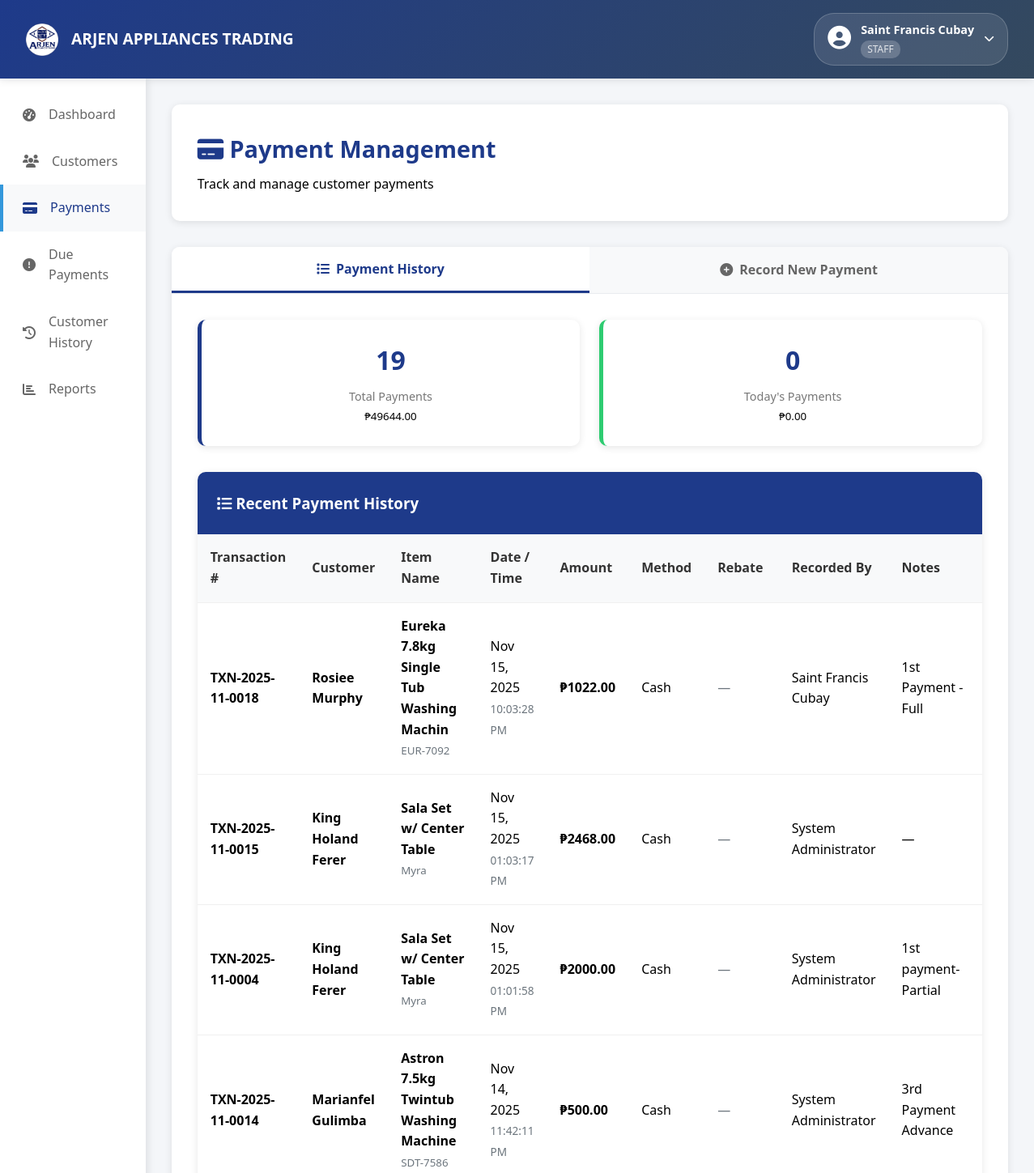
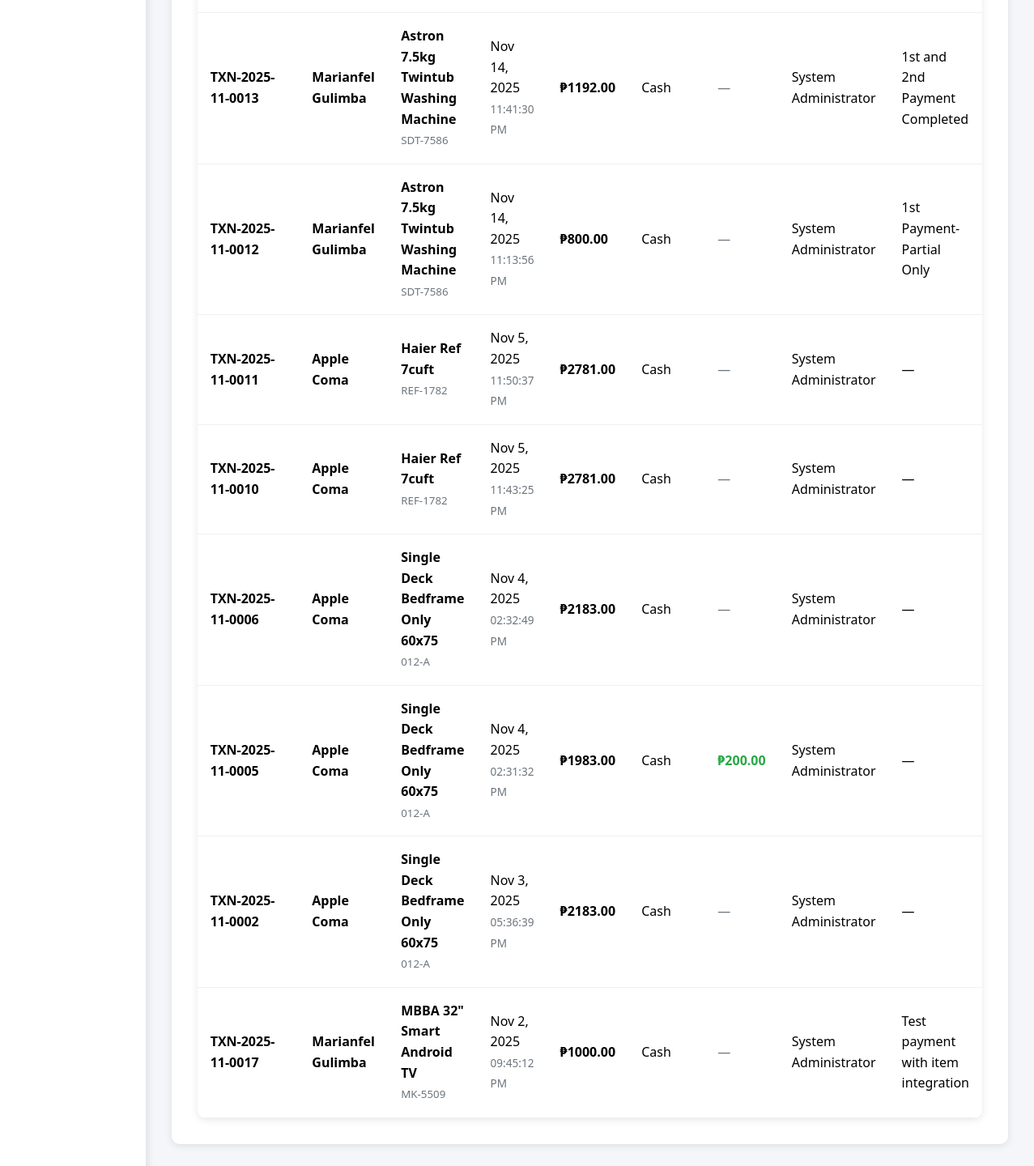
Page /payments/ (signed in) on the committed database (2 pictures, top to bottom).
### myapp/models.py (models this page shows, shortened)
class CustomUser(AbstractUser):
    ROLE_CHOICES = [
        ('admin', 'Admin'),
        ('staff', 'Staff'),
        ('customer', 'Customer'),
    ]
    STATUS_CHOICES = [
        ('active', 'Active'),
        ('inactive', 'Inactive'),
        ('pending', 'Pending'),
    ]
    full_name = models.CharField(max_length=100)
    phone = models.CharField(max_length=20, blank=True)
    role = models.CharField(max_length=10, choices=ROLE_CHOICES, default='customer')
    customer_id = models.IntegerField(null=True, blank=True)
    status = models.CharField(max_length=10, choices=STATUS_CHOICES, default='pending')
    last_login = models.DateTimeField(null=True, blank=True)
    created_at = models.DateTimeField(auto_now_add=True)
    updated_at = models.DateTimeField(auto_now=True)

class PaymentRecord(models.Model):
    customer = models.ForeignKey(Customer, on_delete=models.CASCADE, related_name='payment_records')
    customer_item = models.ForeignKey('CustomerItem', on_delete=models.CASCADE, null=True, blank=True, related_name='payments')
    payment_number = models.IntegerField(null=True, blank=True)
    payment_date = models.DateField(default=date.today)
    amount_paid = models.DecimalField(max_digits=10, decimal_places=2)
    payment_method = models.CharField(max_length=50, default='Cash')
    transaction_number = models.CharField(max_length=50, unique=True, null=True, blank=True)
    recorded_by = models.ForeignKey(CustomUser, on_delete=models.SET_NULL, null=True, blank=True)
    has_rebate = models.BooleanField(default=False)
    rebate_amount = models.DecimalField(max_digits=10, decimal_places=2, default=0)
    reference_id = models.IntegerField(null=True, blank=True)
    notes = models.TextField(blank=True)
    created_at = models.DateTimeField(auto_now_add=True)
    updated_at = models.DateTimeField(auto_now=True)
    class Meta:
        ordering = ['-payment_date', '-created_at']

class Customer(models.Model):
    STATUS_CHOICES = [
        ('active', 'Active'),
        ('fully_paid', 'Fully Paid'),
        ('pulled_out', 'Pulled Out'),
    ]
    customers_name = models.CharField(max_length=255)
    address = models.TextField()
    contact = models.CharField(max_length=50)
    date_delivered = models.DateField()
    item = models.CharField(max_length=255)
    monthly = models.DecimalField(max_digits=10, decimal_places=2)
    monthly_due = models.DecimalField(max_digits=10, decimal_places=2)
    term = models.IntegerField()  # Number of months
    rebates = models.DecimalField(max_digits=10, decimal_places=2, default=0)
    amount = models.DecimalField(max_digits=10, decimal_places=2)  # Total contract amount
    payments = models.DecimalField(max_digits=10, decimal_places=2, default=0)  # Total payments made
    downpayment = models.DecimalField(max_digits=10, decimal_places=2, default=0)
    status = models.CharField(max_length=15, choices=STATUS_CHOICES, default='active')
    completion_date = models.DateField(null=True, blank=True)
    created_at = models.DateTimeField(auto_now_add=True)
    updated_at = models.DateTimeField(auto_now=True)

class CustomerItem(models.Model):
    customer = models.ForeignKey(Customer, on_delete=models.CASCADE, related_name='items')
    item_name = models.CharField(max_length=100)
    item_model = models.CharField(max_length=100)
    item_description = models.TextField(blank=True, default='')
    item_price = models.DecimalField(max_digits=10, decimal_places=2, default=0)
    quantity = models.IntegerField(default=1)
    original_price = models.DecimalField(max_digits=10, decimal_places=2)
    downpayment = models.DecimalField(max_digits=10, decimal_places=2, default=0)
    good_as_cash = models.CharField(max_length=3, choices=[('yes', 'Yes'), ('no', 'No')], default='no')
    rebate_amount = models.DecimalField(max_digits=10, decimal_places=2, default=0)
    monthly_due = models.DecimalField(max_digits=10, decimal_places=2, default=0)
    term_months = models.IntegerField(default=0)
    total_contract_amount = models.DecimalField(max_digits=10, decimal_places=2)
    purchase_date = models.DateField()
    contract_start_date = models.DateField()
    contract_end_date = models.DateField()
    first_due_date = models.DateField()
    status = models.CharField(max_length=20, default='active', choices=[
        ('active', 'Active'),
        ('completed', 'Completed'),
        ('pulled_out', 'Pulled Out')
    ])
    created_at = models.DateTimeField(auto_now_add=True)
    updated_at = models.DateTimeField(auto_now=True)
    class Meta:
        ordering = ['-created_at']

### myapp/views.py (the view, shortened to what this page needs)
# urls.py: path('payments/', views.payments, name='payments'),
@login_required
def payments(request):
    if request.user.role not in ['admin', 'staff']:
        messages.error(request, 'Access denied')
        return redirect('index')
    total_payments_data = PaymentRecord.objects.aggregate(
        count=Count('id'),
        total=Sum('amount_paid')
    )
    today_payments_data = PaymentRecord.objects.filter(
        payment_date=date.today()
    ).aggregate(
        count=Count('id'),
        total=Sum('amount_paid')
    )
    recent_payments = PaymentRecord.objects.select_related('customer', 'customer_item', 'recorded_by').filter(
        customer__status='active'
    ).order_by('-created_at')[:20]
    customers = Customer.objects.filter(
        Q(status='active') | Q(status__isnull=True)
    ).order_by('customers_name')
    payment_records = PaymentRecord.objects.select_related('customer').filter(
        customer__status__in=['active', None]
    ).order_by('-created_at')[:50]
    context = {
        'total_payments_count': total_payments_data['count'] or 0,
        'total_payments_amount': total_payments_data['total'] or 0,
        'today_payments_count': today_payments_data['count'] or 0,
        'today_payments_amount': today_payments_data['total'] or 0,
        'recent_payments': recent_payments,
        'customers': customers,
        'payment_records': payment_records,
    }
    return render(request, 'payments/payments.html', context)

### templates/payments/payments.html (shortened to what this page needs)
{% load static %}
<!DOCTYPE html>
<html lang="en">
<head>
    <link rel="stylesheet" href="https://cdnjs.cloudflare.com/ajax/libs/font-awesome/6.4.0/css/all.min.css">
</head>
<body>
    <nav class="navbar">
        <div class="brand">
            <img src="{% static 'images/arjen_logo.png' %}" alt="Arjen Appliances Logo" style="height: 40px;">
            <div class="brand-text">ARJEN APPLIANCES TRADING</div>
        </div>
        <div class="user-menu">
            {% include 'includes/user_profile_dropdown.html' %}
        </div>
    </nav>
    <div class="main-container">
        {% if user.role == 'admin' %}
            {% include 'includes/admin_sidebar.html' %}
        {% else %}
            {% include 'includes/staff_admin_sidebar.html' %}
        {% endif %}
        <main class="content">
            <div class="page-header">
                <h1 class="page-title"><i class="fas fa-credit-card"></i> Payment Management</h1>
                <div>Track and manage customer payments</div>
            </div>
            <div class="tab-container">
                <div class="tab-nav">
                    <button class="tab-btn active" onclick="showTab('history')">
                        <i class="fas fa-list"></i> Payment History
                    </button>
                    <button class="tab-btn" onclick="showTab('records')">
                        <i class="fas fa-plus-circle"></i> Record New Payment
                    </button>
                </div>
                <div id="history" class="tab-content active">
                    <div class="payment-summary">
                        <div class="summary-card primary">
                            <h3>{{ total_payments_count }}</h3>
                            <p>Total Payments</p>
                            <small>₱{{ total_payments_amount|floatformat:2 }}</small>
                        </div>
                        <div class="summary-card success">
                            <h3>{{ today_payments_count }}</h3>
                            <p>Today's Payments</p>
                            <small>₱{{ today_payments_amount|floatformat:2 }}</small>
                        </div>
                    </div>
                    <div class="payments-table">
                        <div class="table-header">
                            <h3><i class="fas fa-list"></i> Recent Payment History</h3>
                        </div>
                        <table>
                            <thead>
                                <tr>
                                    <th>Transaction #</th>
                                    <th>Customer</th>
                                    <th>Item Name</th>
                                    <th>Date / Time</th>
                                    <th>Amount</th>
                                    <th>Method</th>
                                    <th>Rebate</th>
                                    <th>Recorded By</th>
                                    <th>Notes</th>
                                </tr>
                            </thead>
                            <tbody>
                                {% if recent_payments %}
                                    {% for payment in recent_payments %}
                                    <tr>
                                        <td><strong>{{ payment.transaction_number|default:"TXN-PENDING" }}</strong></td>
                                        <td><strong>{{ payment.customer.customers_name }}</strong></td>
                                        <td>
                                            {% if payment.customer_item %}
                                                <strong>{{ payment.customer_item.item_name }}</strong><br>
                                                <small style="color: #6c757d;">{{ payment.customer_item.item_model }}</small>
                                            {% else %}
                                                <span style="color: #6c757d;">—</span>
                                            {% endif %}
                                        </td>
                                        <td title="{{ payment.created_at|date:'M j, Y, h:i:s A' }}">
                                            {{ payment.payment_date|date:"M j, Y" }}<br>
                                            <span style="color: #6c757d; font-size: 0.85rem;">{{ payment.created_at|date:"h:i:s A" }}</span>
                                        </td>
                                        <td><strong>₱{{ payment.amount_paid|floatformat:2 }}</strong></td>
                                        <td>{{ payment.payment_method }}</td>
                                        <td>
                                            {% if payment.has_rebate and payment.rebate_amount %}
                                                <span style="color: #28a745; font-weight: 600;">₱{{ payment.rebate_amount|floatformat:2 }}</span>
                                            {% else %}
                                                <span style="color: #6c757d;">—</span>
                                            {% endif %}
                                        </td>
                                        <td>{{ payment.recorded_by.full_name|default:payment.recorded_by.username|default:"System" }}</td>
                                        <td>{{ payment.notes|default:"—" }}</td>
                                    </tr>
                                    {% endfor %}
                                {% endif %}
                            </tbody>
                        </table>
                    </div>
                </div>
            </div>
        </main>
    </div>
</body>
</html>

### templates/includes/user_profile_dropdown.html (shortened to what this page needs)
<div class="user-profile-dropdown">
    <div class="user-info-display" onclick="toggleProfileDropdown()">
        <div class="user-avatar">
            <i class="fas fa-user-circle"></i>
        </div>
        <div class="user-details">
            <span class="user-name">{{ user.full_name|default:user.username }}</span>
            <span class="user-role">{{ user.role|upper }}</span>
        </div>
        <i class="fas fa-chevron-down dropdown-arrow"></i>
    </div>
</div>

### templates/payments/payments.html (style rules this page uses)
* { margin: 0; padding: 0; box-sizing: border-box; font-family: 'Segoe UI', Tahoma, Geneva, Verdana, sans-serif; }
:root { --primary: #1e3a8a; --secondary: #3498db; --accent: #e74c3c; --success: #2ecc71; --warning: #f39c12; --text: #333; --text-light: #777; }
body { font-family: 'Segoe UI', Tahoma, Geneva, Verdana, sans-serif; background-color: #f4f6f9; line-height: 1.6; }
.navbar { background: linear-gradient(135deg, var(--primary), #34495e); color: white; padding: 1rem 2rem; display: flex; justify-content: space-between; align-items: center; box-shadow: 0 2px 10px rgba(0,0,0,0.1); position: sticky; top: 0; z-index: 1000; gap: 0.75rem; flex-wrap: wrap; }
.brand { display: flex; align-items: center; gap: 1rem; }
.brand-text { font-size: 1.2rem; font-weight: 600; }
.user-menu { display: flex; align-items: center; gap: 1rem; }
.main-container { display: flex; min-height: calc(100vh - 70px); }
.content { flex: 1; padding: 2rem; }
.page-header { background: white; padding: 2rem; border-radius: 10px; box-shadow: 0 2px 10px rgba(0,0,0,0.1); margin-bottom: 2rem; }
.page-title { color: var(--primary); font-size: 1.8rem; margin-bottom: 0.5rem; }
.tab-container { background: white; border-radius: 10px; box-shadow: 0 2px 10px rgba(0,0,0,0.1); margin-bottom: 2rem; overflow: hidden; }
.tab-nav { display: flex; background: #f8f9fa; border-bottom: 1px solid #e9ecef; }
.tab-btn { flex: 1; padding: 1rem 2rem; border: none; background: transparent; cursor: pointer; font-size: 1rem; font-weight: 600; color: #666; transition: all 0.3s ease; display: flex; align-items: center; justify-content: center; gap: 0.5rem; }
.tab-btn.active { background: white; color: var(--primary); border-bottom: 3px solid var(--primary); }
.tab-content { padding: 2rem; display: none; }
.tab-content.active { display: block; }
.payment-summary { display: grid; grid-template-columns: repeat(auto-fit, minmax(250px, 1fr)); gap: 1.5rem; margin-bottom: 2rem; }
.summary-card { background: white; border-radius: 10px; padding: 1.5rem; box-shadow: 0 2px 10px rgba(0,0,0,0.1); text-align: center; }
.summary-card.primary { border-left: 5px solid var(--primary); }
.summary-card.success { border-left: 5px solid var(--success); }
.summary-card h3 { font-size: 2rem; margin-bottom: 0.5rem; color: var(--primary); }
.summary-card p { color: var(--text-light); font-size: 0.9rem; }
.payments-table { background: white; border-radius: 10px; box-shadow: 0 2px 10px rgba(0,0,0,0.1); overflow: hidden; }
.table-header { background: var(--primary); color: white; padding: 1.5rem; }
table { width: 100%; border-collapse: collapse; }
th, td { padding: 1rem; text-align: left; border-bottom: 1px solid #f0f0f0; }
th { background: #f8f9fa; font-weight: 600; color: var(--text); }
td { color: #000000 !important; }
td strong { color: #000000 !important; }

### templates/includes/user_profile_dropdown.html (style rules this page uses)
.user-profile-dropdown { position: relative; display: inline-block; }
.user-info-display { display: flex; align-items: center; gap: 0.75rem; padding: 0.5rem 1rem; background: rgba(255, 255, 255, 0.1); border-radius: 25px; cursor: pointer; transition: all 0.3s ease; border: 1px solid rgba(255, 255, 255, 0.2); }
.user-avatar i { font-size: 1.8rem; color: white; }
.user-details { display: flex; flex-direction: column; align-items: flex-start; }
.user-name { font-weight: 600; color: white; font-size: 0.9rem; }
.user-role { font-size: 0.75rem; color: rgba(255, 255, 255, 0.8); background: rgba(255, 255, 255, 0.2); padding: 0.1rem 0.5rem; border-radius: 10px; margin-top: 0.1rem; }
.dropdown-arrow { color: white; font-size: 0.8rem; transition: transform 0.3s ease; }

### rows in the picture
CustomUser: full_name "Saint Francis Cubay", role "STAFF"
PaymentRecord: transaction_number "TXN-2025-11-0018", customer.customers_name "Rosiee Murphy", customer_item.item_name "Eureka 7.8kg Single Tub Washing Machin", customer_item.item_model "EUR-7092", payment_date "Nov 15, 2025", created_at "10:03:28 PM", amount_paid "1022.00", payment_method "Cash", recorded_by.full_name "Saint Francis Cubay", notes "1st Payment - Full"
PaymentRecord: transaction_number "TXN-2025-11-0015", customer.customers_name "King Holand Ferer", customer_item.item_name "Sala Set w/ Center Table", customer_item.item_model "Myra", payment_date "Nov 15, 2025", created_at "01:03:17 PM", amount_paid "2468.00", payment_method "Cash", recorded_by.full_name "System Administrator", notes "—"
PaymentRecord: transaction_number "TXN-2025-11-0004", customer.customers_name "King Holand Ferer", customer_item.item_name "Sala Set w/ Center Table", customer_item.item_model "Myra", payment_date "Nov 15, 2025", created_at "01:01:58 PM", amount_paid "2000.00", payment_method "Cash", recorded_by.full_name "System Administrator", notes "1st payment- Partial"
PaymentRecord: transaction_number "TXN-2025-11-0014", customer.customers_name "Marianfel Gulimba", customer_item.item_name "Astron 7.5kg Twintub Washing Machine", customer_item.item_model "SDT-7586", payment_date "Nov 14, 2025", created_at "11:42:11 PM", amount_paid "500.00", payment_method "Cash", recorded_by.full_name "System Administrator", notes "3rd Payment Advance"
PaymentRecord: transaction_number "TXN-2025-11-0013", customer.customers_name "Marianfel Gulimba", customer_item.item_name "Astron 7.5kg Twintub Washing Machine", customer_item.item_model "SDT-7586", payment_date "Nov 14, 2025", created_at "11:41:30 PM", amount_paid "1192.00", payment_method "Cash", recorded_by.full_name "System Administrator", notes "1st and 2nd Payment Completed"
PaymentRecord: transaction_number "TXN-2025-11-0012", customer.customers_name "Marianfel Gulimba", customer_item.item_name "Astron 7.5kg Twintub Washing Machine", customer_item.item_model "SDT-7586", payment_date "Nov 14, 2025", created_at "11:13:56 PM", amount_paid "800.00", payment_method "Cash", recorded_by.full_name "System Administrator", notes "1st Payment- Partial Only"
PaymentRecord: transaction_number "TXN-2025-11-0011", customer.customers_name "Apple Coma", customer_item.item_name "Haier Ref 7cuft", customer_item.item_model "REF-1782", payment_date "Nov 5, 2025", created_at "11:50:37 PM", amount_paid "2781.00", payment_method "Cash", recorded_by.full_name "System Administrator", notes "—"
PaymentRecord: transaction_number "TXN-2025-11-0010", customer.customers_name "Apple Coma", customer_item.item_name "Haier Ref 7cuft", customer_item.item_model "REF-1782", payment_date "Nov 5, 2025", created_at "11:43:25 PM", amount_paid "2781.00", payment_method "Cash", recorded_by.full_name "System Administrator", notes "—"
PaymentRecord: transaction_number "TXN-2025-11-0006", customer.customers_name "Apple Coma", customer_item.item_name "Single Deck Bedframe Only 60x75", customer_item.item_model "012-A", payment_date "Nov 4, 2025", created_at "02:32:49 PM", amount_paid "2183.00", payment_method "Cash", recorded_by.full_name "System Administrator", notes "—"
PaymentRecord: transaction_number "TXN-2025-11-0005", customer.customers_name "Apple Coma", customer_item.item_name "Single Deck Bedframe Only 60x75", customer_item.item_model "012-A", payment_date "Nov 4, 2025", created_at "02:31:32 PM", amount_paid "1983.00", payment_method "Cash", rebate_amount "200.00", recorded_by.full_name "System Administrator", notes "—"
PaymentRecord: transaction_number "TXN-2025-11-0002", customer.customers_name "Apple Coma", customer_item.item_name "Single Deck Bedframe Only 60x75", customer_item.item_model "012-A", payment_date "Nov 3, 2025", created_at "05:36:39 PM", amount_paid "2183.00", payment_method "Cash", recorded_by.full_name "System Administrator", notes "—"
PaymentRecord: transaction_number "TXN-2025-11-0017", customer.customers_name "Marianfel Gulimba", customer_item.item_name "MBBA 32\" Smart Android TV", customer_item.item_model "MK-5509", payment_date "Nov 2, 2025", created_at "09:45:12 PM", amount_paid "1000.00", payment_method "Cash", recorded_by.full_name "System Administrator", notes "Test payment with item integration"

### other values in the picture
{{ total_payments_count }} "19"
{{ total_payments_amount|floatformat:2 }} "49644.00"
{{ today_payments_count }} "0"
{{ today_payments_amount|floatformat:2 }} "0.00"
